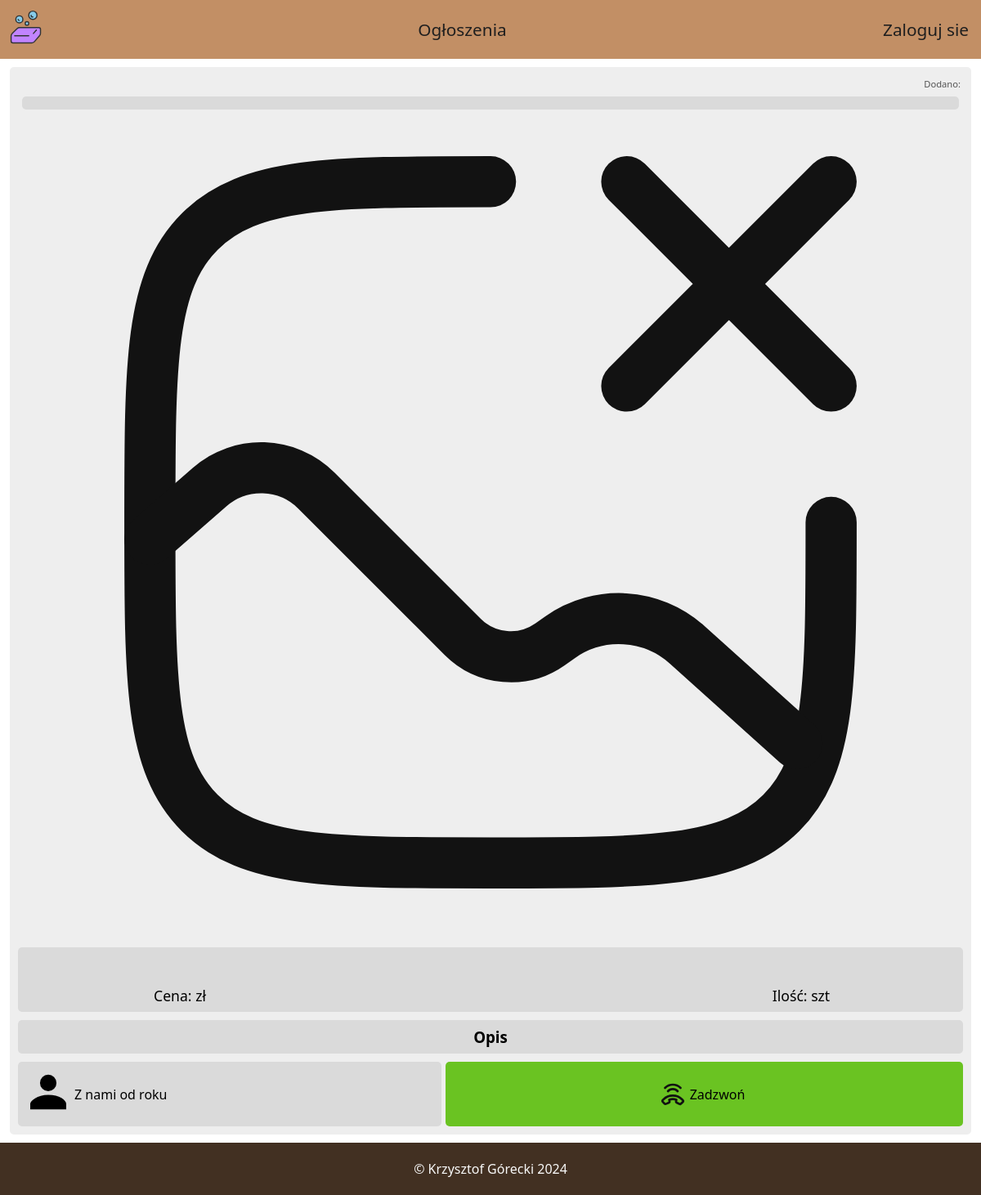
The app's page /ogloszenia/komputer-337332u.php, older data.
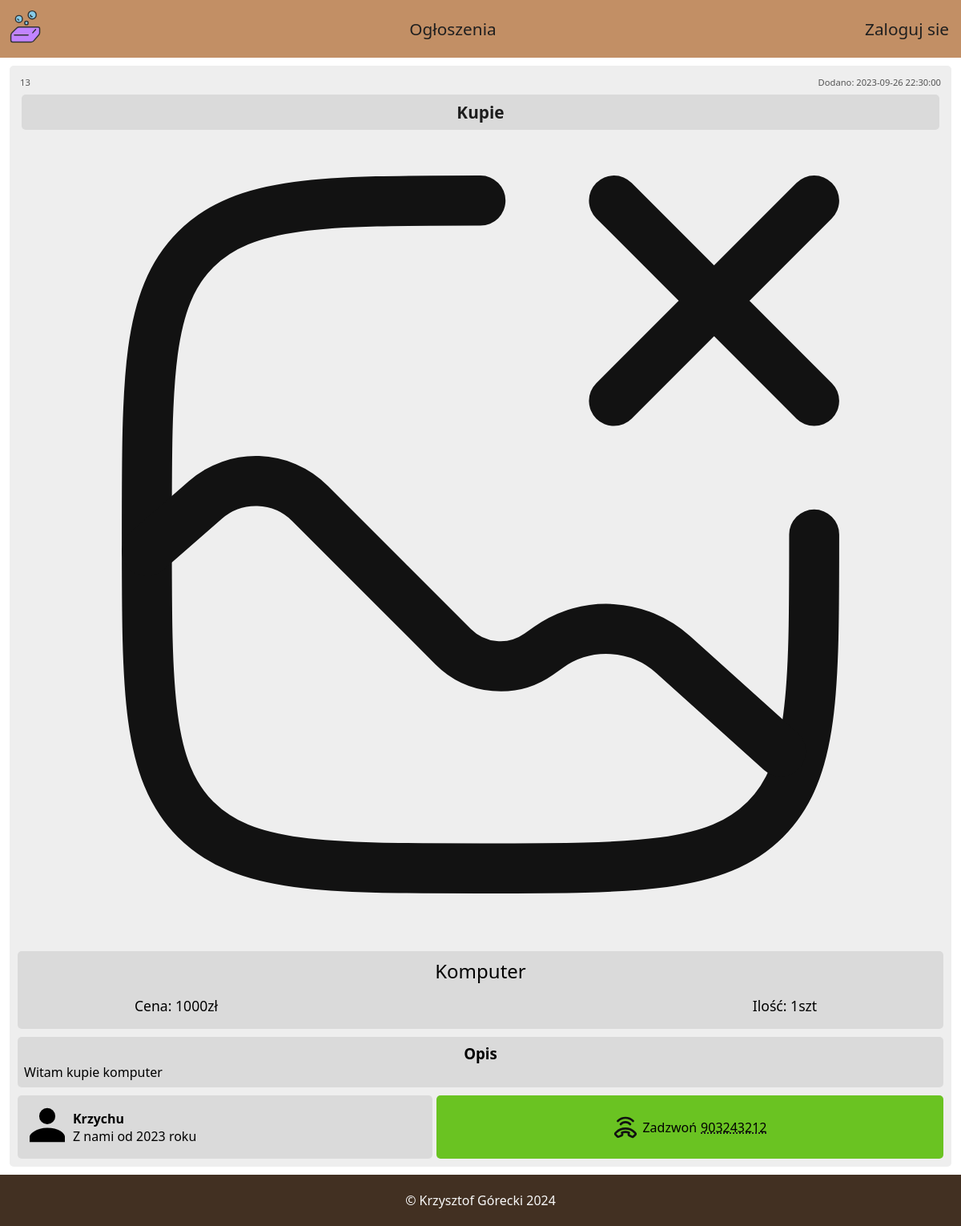
The same page, newer data.
### tables this page shows
CREATE TABLE `ogloszenia` (
  `id_ogloszenia` int(11) NOT NULL,
  `nazwa` varchar(130) NOT NULL,
  `cena` int(11) NOT NULL,
  `ilosc` smallint(6) NOT NULL,
  `kategoria` tinyint(4) NOT NULL,
  `nr_telefonu` char(9) NOT NULL,
  `opis` text NOT NULL,
  `przypisane_konto` int(11) NOT NULL,
  `zdjecia` text DEFAULT NULL,
  `link` varchar(50) NOT NULL,
  `czas_dodania` datetime NOT NULL
);

CREATE TABLE `kategoria_ogloszenia` (
  `id_kategorii` tinyint(4) NOT NULL,
  `kategoria` varchar(50) NOT NULL
);

CREATE TABLE `konta` (
  `id_konta` int(11) NOT NULL,
  `imie` varchar(100) DEFAULT NULL,
  `email` varchar(100) NOT NULL,
  `haslo` varchar(100) NOT NULL,
  `dostep` tinyint(4) NOT NULL,
  `token` varchar(60) DEFAULT NULL,
  `data_rejestracji` datetime NOT NULL,
  `ostatnie_logowanie` datetime DEFAULT NULL
);

### ogloszenia/komputer-337332u.php (the view, shortened to what this page needs)
<?php
include_once('../laczenie_z_baza.php');
?>
<!DOCTYPE html>
<html lang="pl">
<head>
    <link rel="stylesheet" href="../style.css">
</head>
<body>
<?php include_once('../menu_nav_ogloszenie.php') ?>
<div class='contener'>
<div class='produkt_box'>
<?php
$url = $_SERVER['REQUEST_URI'];
$url = parse_url($url);
$cut_url = explode("/",$url['path']);
$url = end($cut_url);
$pytanie = "SELECT id_ogloszenia, nazwa, cena, ilosc, nr_telefonu, opis, konta.imie, konta.data_rejestracji, zdjecia, kategoria_ogloszenia.kategoria, czas_dodania
FROM ogloszenia
INNER JOIN kategoria_ogloszenia on kategoria_ogloszenia.id_kategorii = ogloszenia.kategoria
INNER JOIN konta on konta.id_konta = ogloszenia.przypisane_konto
WHERE link = ?";
$wykonaj = $conn -> prepare($pytanie);
$wykonaj -> execute([$url]);
$produkt_dane = $wykonaj -> fetch(PDO::FETCH_ASSOC);
$zdjecia = explode(",", $produkt_dane["zdjecia"]);
    echo "<div class='produkt_ident'>
        <span>$produkt_dane[id_ogloszenia]</span>
        <span>Dodano: $produkt_dane[czas_dodania]</span>
    </div>";
?>
    <div class='produkt_kategoria'>
        <?php echo ucfirst($produkt_dane["kategoria"]); ?>
    </div>
<?php
    echo "<div class='produkt_showcase'>";
    if(!empty($zdjecia[0])){
        $showcase = array();
        foreach($zdjecia as $zdjecie){
            $dodane_z = "zdjecia_ogloszen/".$zdjecie;
            array_push($showcase, $dodane_z);
        }
        echo "<button onclick='zdjecie_minus()'> < </button>";
        echo "<img id='zdjecie_produktu' src='$showcase[0]' alt='produkt'>";
        echo "<button onclick='zdjecie_plus()'> > </button>";
    }
    else{
        echo "<img src='../ikony/brak_zdjecia.svg' alt='produkt' width='90%' height='auto'>";
    }
    echo "</div>";
?>
    <div class='produkt_info'>
        <p><?php echo ucfirst($produkt_dane["nazwa"]); ?></p>
        <span>Ilość: <?php echo $produkt_dane["ilosc"]; ?>szt</span>
        <span>Cena: <?php echo $produkt_dane["cena"]; ?>zł</span>
    </div>
    <div class='produkt_opis'>
        <h3>Opis</h3>
        <span><?php echo ucfirst($produkt_dane["opis"]); ?></span>
    </div>
    <div class='produkt_grupaOL'>
        <div class='produkt_ogloszeniodawca'>
            <div>
                <img src="../ikony/person.svg" alt="personIcon">
            </div>
            <div>
                <p style='font-weight: bold;'><?php echo ucfirst($produkt_dane["imie"]); ?></p>
                <p>
                <?php
                $rok = explode('-', $produkt_dane["data_rejestracji"]);
                echo "Z nami od " . $rok[0] . " roku";
                ?>
                </p>
            </div>
        </div>
        <div class='produkt_zadzwon'>
            <img src="../ikony/call.svg" width='32px' height='32px'>
            <span>Zadzwoń </span>
            <span><?php echo $produkt_dane['nr_telefonu'] ?></span>
        </div>
    </div>
</div>
</div>
    <?php include_once("../footer.php") ?>
</body>
</html>

Row changes from the older to the newer data that the page shows:
added ogloszenia: id_ogloszenia "13", czas_dodania "2023-09-26 22:30:00", kategoria.kategoria "Kupie", nazwa "Komputer", ilosc "1", cena "1000", opis "Witam kupie komputer", przypisane_konto.imie "Krzychu", przypisane_konto.data_rejestracji "2023", nr_telefonu "903243212"
